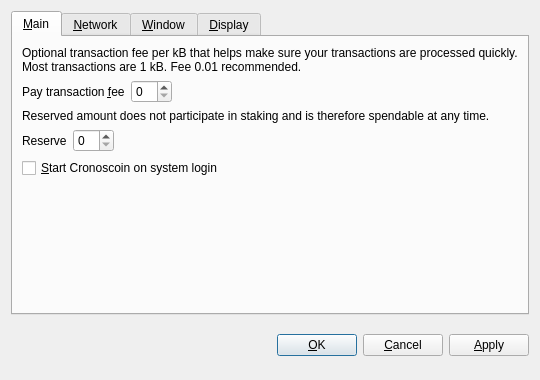
<?xml version="1.0" encoding="UTF-8"?>
<ui version="4.0">
 <class>OptionsDialog</class>
 <widget class="QDialog" name="OptionsDialog">
  <property name="geometry">
   <rect>
    <x>0</x>
    <y>0</y>
    <width>540</width>
    <height>380</height>
   </rect>
  </property>
  <property name="windowTitle">
   <string>Options</string>
  </property>
  <property name="modal">
   <bool>true</bool>
  </property>
  <layout class="QVBoxLayout" name="verticalLayout">
   <item>
    <widget class="QTabWidget" name="tabWidget">
     <property name="tabPosition">
      <enum>QTabWidget::North</enum>
     </property>
     <property name="currentIndex">
      <number>0</number>
     </property>
     <widget class="QWidget" name="tabMain">
      <attribute name="title">
       <string>&amp;Main</string>
      </attribute>
      <layout class="QVBoxLayout" name="verticalLayout_Main">
       <item>
        <widget class="QLabel" name="transactionFeeInfoLabel">
         <property name="text">
          <string>Optional transaction fee per kB that helps make sure your transactions are processed quickly. Most transactions are 1 kB. Fee 0.01 recommended.</string>
         </property>
         <property name="textFormat">
          <enum>Qt::PlainText</enum>
         </property>
         <property name="wordWrap">
          <bool>true</bool>
         </property>
        </widget>
       </item>
       <item>
        <layout class="QHBoxLayout" name="horizontalLayoutFee">
         <item>
          <widget class="QLabel" name="transactionFeeLabel">
           <property name="text">
            <string>Pay transaction &amp;fee</string>
           </property>
           <property name="textFormat">
            <enum>Qt::PlainText</enum>
           </property>
           <property name="buddy">
            <cstring>transactionFee</cstring>
           </property>
          </widget>
         </item>
         <item>
          <widget class="BitcoinAmountField" name="transactionFee"/>
         </item>
         <item>
          <spacer name="horizontalSpacerFee">
           <property name="orientation">
            <enum>Qt::Horizontal</enum>
           </property>
           <property name="sizeHint" stdset="0">
            <size>
             <width>40</width>
             <height>20</height>
            </size>
           </property>
          </spacer>
         </item>
        </layout>
       </item>
       <item>
        <widget class="QLabel" name="reserveBalanceInfoLabel">
         <property name="text">
          <string>Reserved amount does not participate in staking and is therefore spendable at any time.</string>
         </property>
         <property name="textFormat">
          <enum>Qt::PlainText</enum>
         </property>
         <property name="wordWrap">
          <bool>true</bool>
         </property>
        </widget>
       </item>
       <item>
        <layout class="QHBoxLayout" name="horizontalLayoutReserveBalance">
         <item>
          <widget class="QLabel" name="reserveBalanceLabel">
           <property name="text">
            <string>Reserve</string>
           </property>
           <property name="textFormat">
            <enum>Qt::PlainText</enum>
           </property>
           <property name="buddy">
            <cstring>reserveBalance</cstring>
           </property>
          </widget>
         </item>
         <item>
          <widget class="BitcoinAmountField" name="reserveBalance"/>
         </item>
         <item>
          <spacer name="horizontalSpacerReserveBalance">
           <property name="orientation">
            <enum>Qt::Horizontal</enum>
           </property>
           <property name="sizeHint" stdset="0">
            <size>
             <width>40</width>
             <height>20</height>
            </size>
           </property>
          </spacer>
         </item>
        </layout>
       </item>
       <item>
        <widget class="QCheckBox" name="bitcoinAtStartup">
         <property name="toolTip">
          <string>Automatically start Cronoscoin after logging in to the system.</string>
         </property>
         <property name="text">
          <string>&amp;Start Cronoscoin on system login</string>
         </property>
        </widget>
       </item>
       <item>
        <spacer name="verticalSpacer_Main">
         <property name="orientation">
          <enum>Qt::Vertical</enum>
         </property>
         <property name="sizeHint" stdset="0">
          <size>
           <width>20</width>
           <height>40</height>
          </size>
         </property>
        </spacer>
       </item>
      </layout>
     </widget>
     <widget class="QWidget" name="tabNetwork">
      <attribute name="title">
       <string>&amp;Network</string>
      </attribute>
      <layout class="QVBoxLayout" name="verticalLayout_Network">
       <item>
        <widget class="QCheckBox" name="mapPortUpnp">
         <property name="toolTip">
          <string>Automatically open the Cronoscoin client port on the router. This only works when your router supports UPnP and it is enabled.</string>
         </property>
         <property name="text">
          <string>Map port using &amp;UPnP</string>
         </property>
        </widget>
       </item>
       <item>
        <widget class="QCheckBox" name="connectSocks">
         <property name="toolTip">
          <string>Connect to the Cronoscoin network through a SOCKS proxy (e.g. when connecting through Tor).</string>
         </property>
         <property name="text">
          <string>&amp;Connect through SOCKS proxy:</string>
         </property>
        </widget>
       </item>
       <item>
        <layout class="QHBoxLayout" name="horizontalLayout_Network">
         <item>
          <widget class="QLabel" name="proxyIpLabel">
           <property name="text">
            <string>Proxy &amp;IP:</string>
           </property>
           <property name="textFormat">
            <enum>Qt::PlainText</enum>
           </property>
           <property name="buddy">
            <cstring>proxyIp</cstring>
           </property>
          </widget>
         </item>
         <item>
          <widget class="QValidatedLineEdit" name="proxyIp">
           <property name="maximumSize">
            <size>
             <width>140</width>
             <height>16777215</height>
            </size>
           </property>
           <property name="toolTip">
            <string>IP address of the proxy (e.g. 127.0.0.1)</string>
           </property>
          </widget>
         </item>
         <item>
          <widget class="QLabel" name="proxyPortLabel">
           <property name="text">
            <string>&amp;Port:</string>
           </property>
           <property name="textFormat">
            <enum>Qt::PlainText</enum>
           </property>
           <property name="buddy">
            <cstring>proxyPort</cstring>
           </property>
          </widget>
         </item>
         <item>
          <widget class="QLineEdit" name="proxyPort">
           <property name="maximumSize">
            <size>
             <width>55</width>
             <height>16777215</height>
            </size>
           </property>
           <property name="toolTip">
            <string>Port of the proxy (e.g. 9050)</string>
           </property>
          </widget>
         </item>
         <item>
          <widget class="QLabel" name="socksVersionLabel">
           <property name="text">
            <string>SOCKS &amp;Version:</string>
           </property>
           <property name="textFormat">
            <enum>Qt::PlainText</enum>
           </property>
           <property name="buddy">
            <cstring>socksVersion</cstring>
           </property>
          </widget>
         </item>
         <item>
          <widget class="QValueComboBox" name="socksVersion">
           <property name="toolTip">
            <string>SOCKS version of the proxy (e.g. 5)</string>
           </property>
          </widget>
         </item>
         <item>
          <spacer name="horizontalSpacer_Network">
           <property name="orientation">
            <enum>Qt::Horizontal</enum>
           </property>
           <property name="sizeHint" stdset="0">
            <size>
             <width>40</width>
             <height>20</height>
            </size>
           </property>
          </spacer>
         </item>
        </layout>
       </item>
       <item>
        <spacer name="verticalSpacer_Network">
         <property name="orientation">
          <enum>Qt::Vertical</enum>
         </property>
         <property name="sizeHint" stdset="0">
          <size>
           <width>20</width>
           <height>40</height>
          </size>
         </property>
        </spacer>
       </item>
      </layout>
     </widget>
     <widget class="QWidget" name="tabWindow">
      <attribute name="title">
       <string>&amp;Window</string>
      </attribute>
      <layout class="QVBoxLayout" name="verticalLayout_Window">
       <item>
        <widget class="QCheckBox" name="minimizeToTray">
         <property name="toolTip">
          <string>Show only a tray icon after minimizing the window.</string>
         </property>
         <property name="text">
          <string>&amp;Minimize to the tray instead of the taskbar</string>
         </property>
        </widget>
       </item>
       <item>
        <widget class="QCheckBox" name="minimizeOnClose">
         <property name="toolTip">
          <string>Minimize instead of exit the application when the window is closed. When this option is enabled, the application will be closed only after selecting Quit in the menu.</string>
         </property>
         <property name="text">
          <string>M&amp;inimize on close</string>
         </property>
        </widget>
       </item>
       <item>
        <spacer name="verticalSpacer_Window">
         <property name="orientation">
          <enum>Qt::Vertical</enum>
         </property>
         <property name="sizeHint" stdset="0">
          <size>
           <width>20</width>
           <height>40</height>
          </size>
         </property>
        </spacer>
       </item>
      </layout>
     </widget>
     <widget class="QWidget" name="tabDisplay">
      <attribute name="title">
       <string>&amp;Display</string>
      </attribute>
      <layout class="QVBoxLayout" name="verticalLayout_Display">
       <item>
        <layout class="QHBoxLayout" name="horizontalLayout_1_Display">
         <item>
          <widget class="QLabel" name="langLabel">
           <property name="text">
            <string>User Interface &amp;language:</string>
           </property>
           <property name="textFormat">
            <enum>Qt::PlainText</enum>
           </property>
           <property name="buddy">
            <cstring>lang</cstring>
           </property>
          </widget>
         </item>
         <item>
          <widget class="QValueComboBox" name="lang">
           <property name="toolTip">
            <string>The user interface language can be set here. This setting will take effect after restarting Cronoscoin.</string>
           </property>
          </widget>
         </item>
        </layout>
       </item>
       <item>
        <layout class="QHBoxLayout" name="horizontalLayout_2_Display">
         <item>
          <widget class="QLabel" name="unitLabel">
           <property name="text">
            <string>&amp;Unit to show amounts in:</string>
           </property>
           <property name="textFormat">
            <enum>Qt::PlainText</enum>
           </property>
           <property name="buddy">
            <cstring>unit</cstring>
           </property>
          </widget>
         </item>
         <item>
          <widget class="QValueComboBox" name="unit">
           <property name="toolTip">
            <string>Choose the default subdivision unit to show in the interface and when sending coins.</string>
           </property>
          </widget>
         </item>
        </layout>
       </item>
       <item>
        <widget class="QCheckBox" name="displayAddresses">
         <property name="toolTip">
          <string>Whether to show Cronoscoin addresses in the transaction list or not.</string>
         </property>
         <property name="text">
          <string>&amp;Display addresses in transaction list</string>
         </property>
        </widget>
       </item>
       <item>
        <widget class="QCheckBox" name="coinControlFeatures">
         <property name="toolTip">
          <string>Whether to show coin control features or not.</string>
         </property>
         <property name="text">
          <string>Display coin &amp;control features (experts only!)</string>
         </property>
        </widget>
       </item>
       <item>
        <spacer name="verticalSpacer_Display">
         <property name="orientation">
          <enum>Qt::Vertical</enum>
         </property>
         <property name="sizeHint" stdset="0">
          <size>
           <width>20</width>
           <height>40</height>
          </size>
         </property>
        </spacer>
       </item>
      </layout>
     </widget>
    </widget>
   </item>
   <item>
    <layout class="QHBoxLayout" name="horizontalLayout_Buttons">
     <item>
      <spacer name="horizontalSpacer_1">
       <property name="orientation">
        <enum>Qt::Horizontal</enum>
       </property>
       <property name="sizeHint" stdset="0">
        <size>
         <width>40</width>
         <height>48</height>
        </size>
       </property>
      </spacer>
     </item>
     <item>
      <widget class="QLabel" name="statusLabel">
       <property name="font">
        <font>
         <weight>75</weight>
         <bold>true</bold>
        </font>
       </property>
       <property name="text">
        <string/>
       </property>
       <property name="textFormat">
        <enum>Qt::PlainText</enum>
       </property>
       <property name="wordWrap">
        <bool>true</bool>
       </property>
      </widget>
     </item>
     <item>
      <spacer name="horizontalSpacer_2">
       <property name="orientation">
        <enum>Qt::Horizontal</enum>
       </property>
       <property name="sizeHint" stdset="0">
        <size>
         <width>40</width>
         <height>48</height>
        </size>
       </property>
      </spacer>
     </item>
     <item>
      <widget class="QPushButton" name="okButton">
       <property name="text">
        <string>&amp;OK</string>
       </property>
      </widget>
     </item>
     <item>
      <widget class="QPushButton" name="cancelButton">
       <property name="text">
        <string>&amp;Cancel</string>
       </property>
       <property name="autoDefault">
        <bool>false</bool>
       </property>
      </widget>
     </item>
     <item>
      <widget class="QPushButton" name="applyButton">
       <property name="text">
        <string>&amp;Apply</string>
       </property>
       <property name="autoDefault">
        <bool>false</bool>
       </property>
      </widget>
     </item>
    </layout>
   </item>
  </layout>
 </widget>
 <customwidgets>
  <customwidget>
   <class>BitcoinAmountField</class>
   <extends>QSpinBox</extends>
   <header>bitcoinamountfield.h</header>
  </customwidget>
  <customwidget>
   <class>QValueComboBox</class>
   <extends>QComboBox</extends>
   <header>qvaluecombobox.h</header>
  </customwidget>
  <customwidget>
   <class>QValidatedLineEdit</class>
   <extends>QLineEdit</extends>
   <header>qvalidatedlineedit.h</header>
  </customwidget>
 </customwidgets>
 <resources/>
 <connections/>
</ui>
